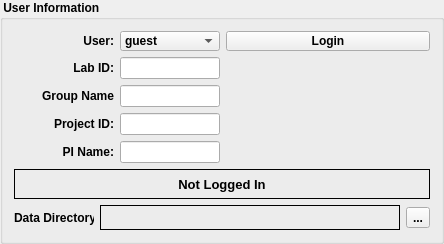
                 <widget class="QGroupBox" name="groupBox_3">
                  <property name="maximumSize">
                   <size>
                    <width>500</width>
                    <height>200</height>
                   </size>
                  </property>
                  <property name="font">
                   <font>
                    <weight>75</weight>
                    <bold>true</bold>
                   </font>
                  </property>
                  <property name="styleSheet">
                   <string notr="true"/>
                  </property>
                  <property name="title">
                   <string> User Information</string>
                  </property>
                  <layout class="QVBoxLayout" name="verticalLayout_20">
                   <item>
                    <layout class="QGridLayout" name="gridLayout_13">
                     <item row="0" column="0">
                      <widget class="QLabel" name="label_45">
                       <property name="minimumSize">
                        <size>
                         <width>100</width>
                         <height>0</height>
                        </size>
                       </property>
                       <property name="maximumSize">
                        <size>
                         <width>100</width>
                         <height>16777215</height>
                        </size>
                       </property>
                       <property name="font">
                        <font>
                         <weight>75</weight>
                         <bold>true</bold>
                        </font>
                       </property>
                       <property name="text">
                        <string>User:</string>
                       </property>
                       <property name="alignment">
                        <set>Qt::AlignRight|Qt::AlignTrailing|Qt::AlignVCenter</set>
                       </property>
                      </widget>
                     </item>
                     <item row="0" column="1">
                      <widget class="QComboBox" name="sesinfo_userNameComboBox">
                       <property name="minimumSize">
                        <size>
                         <width>100</width>
                         <height>20</height>
                        </size>
                       </property>
                       <item>
                        <property name="text">
                         <string>guest</string>
                        </property>
                       </item>
                       <item>
                        <property name="text">
                         <string>bergr</string>
                        </property>
                       </item>
                       <item>
                        <property name="text">
                         <string>bob</string>
                        </property>
                       </item>
                      </widget>
                     </item>
                     <item row="1" column="0">
                      <widget class="QLabel" name="label_84">
                       <property name="minimumSize">
                        <size>
                         <width>100</width>
                         <height>0</height>
                        </size>
                       </property>
                       <property name="maximumSize">
                        <size>
                         <width>100</width>
                         <height>16777215</height>
                        </size>
                       </property>
                       <property name="font">
                        <font>
                         <weight>75</weight>
                         <bold>true</bold>
                        </font>
                       </property>
                       <property name="text">
                        <string>Lab ID:</string>
                       </property>
                       <property name="alignment">
                        <set>Qt::AlignRight|Qt::AlignTrailing|Qt::AlignVCenter</set>
                       </property>
                      </widget>
                     </item>
                     <item row="1" column="1">
                      <widget class="QLineEdit" name="sesinfo_labIDFld">
                       <property name="enabled">
                        <bool>true</bool>
                       </property>
                       <property name="maximumSize">
                        <size>
                         <width>100</width>
                         <height>16777215</height>
                        </size>
                       </property>
                      </widget>
                     </item>
                     <item row="2" column="0">
                      <widget class="QLabel" name="label_85">
                       <property name="minimumSize">
                        <size>
                         <width>100</width>
                         <height>0</height>
                        </size>
                       </property>
                       <property name="maximumSize">
                        <size>
                         <width>100</width>
                         <height>16777215</height>
                        </size>
                       </property>
                       <property name="font">
                        <font>
                         <weight>75</weight>
                         <bold>true</bold>
                        </font>
                       </property>
                       <property name="text">
                        <string>Group Name</string>
                       </property>
                       <property name="alignment">
                        <set>Qt::AlignRight|Qt::AlignTrailing|Qt::AlignVCenter</set>
                       </property>
                      </widget>
                     </item>
                     <item row="2" column="1">
                      <widget class="QLineEdit" name="sesinfo_grpNameFld">
                       <property name="enabled">
                        <bool>true</bool>
                       </property>
                       <property name="maximumSize">
                        <size>
                         <width>100</width>
                         <height>16777215</height>
                        </size>
                       </property>
                      </widget>
                     </item>
                     <item row="3" column="0">
                      <widget class="QLabel" name="label_86">
                       <property name="minimumSize">
                        <size>
                         <width>100</width>
                         <height>0</height>
                        </size>
                       </property>
                       <property name="maximumSize">
                        <size>
                         <width>100</width>
                         <height>16777215</height>
                        </size>
                       </property>
                       <property name="font">
                        <font>
                         <weight>75</weight>
                         <bold>true</bold>
                        </font>
                       </property>
                       <property name="text">
                        <string>Project ID:</string>
                       </property>
                       <property name="alignment">
                        <set>Qt::AlignRight|Qt::AlignTrailing|Qt::AlignVCenter</set>
                       </property>
                      </widget>
                     </item>
                     <item row="3" column="1">
                      <widget class="QLineEdit" name="sesinfo_projIDFld">
                       <property name="enabled">
                        <bool>true</bool>
                       </property>
                       <property name="maximumSize">
                        <size>
                         <width>100</width>
                         <height>16777215</height>
                        </size>
                       </property>
                      </widget>
                     </item>
                     <item row="4" column="0">
                      <widget class="QLabel" name="label_87">
                       <property name="minimumSize">
                        <size>
                         <width>100</width>
                         <height>0</height>
                        </size>
                       </property>
                       <property name="maximumSize">
                        <size>
                         <width>100</width>
                         <height>16777215</height>
                        </size>
                       </property>
                       <property name="font">
                        <font>
                         <weight>75</weight>
                         <bold>true</bold>
                        </font>
                       </property>
                       <property name="text">
                        <string>PI Name:</string>
                       </property>
                       <property name="alignment">
                        <set>Qt::AlignRight|Qt::AlignTrailing|Qt::AlignVCenter</set>
                       </property>
                      </widget>
                     </item>
                     <item row="4" column="1">
                      <widget class="QLineEdit" name="sesinfo_piNameFld">
                       <property name="enabled">
                        <bool>true</bool>
                       </property>
                       <property name="maximumSize">
                        <size>
                         <width>100</width>
                         <height>16777215</height>
                        </size>
                       </property>
                      </widget>
                     </item>
                     <item row="0" column="2">
                      <widget class="QPushButton" name="sesinfo_loginBtn">
                       <property name="minimumSize">
                        <size>
                         <width>0</width>
                         <height>20</height>
                        </size>
                       </property>
                       <property name="text">
                        <string>Login</string>
                       </property>
                      </widget>
                     </item>
                    </layout>
                   </item>
                   <item>
                    <widget class="QLabel" name="sesinfo_loginStsLbl">
                     <property name="minimumSize">
                      <size>
                       <width>0</width>
                       <height>30</height>
                      </size>
                     </property>
                     <property name="maximumSize">
                      <size>
                       <width>16777215</width>
                       <height>16777215</height>
                      </size>
                     </property>
                     <property name="font">
                      <font>
                       <pointsize>10</pointsize>
                       <weight>75</weight>
                       <bold>true</bold>
                      </font>
                     </property>
                     <property name="frameShape">
                      <enum>QFrame::Box</enum>
                     </property>
                     <property name="text">
                      <string>Not Logged In</string>
                     </property>
                     <property name="alignment">
                      <set>Qt::AlignCenter</set>
                     </property>
                    </widget>
                   </item>
                   <item>
                    <layout class="QHBoxLayout" name="horizontalLayout_27">
                     <item>
                      <widget class="QLabel" name="label_98">
                       <property name="maximumSize">
                        <size>
                         <width>80</width>
                         <height>16777215</height>
                        </size>
                       </property>
                       <property name="text">
                        <string>Data Directory:</string>
                       </property>
                      </widget>
                     </item>
                     <item>
                      <widget class="QLabel" name="sesinfo_dataDirLbl">
                       <property name="minimumSize">
                        <size>
                         <width>300</width>
                         <height>25</height>
                        </size>
                       </property>
                       <property name="maximumSize">
                        <size>
                         <width>16777215</width>
                         <height>25</height>
                        </size>
                       </property>
                       <property name="frameShape">
                        <enum>QFrame::Panel</enum>
                       </property>
                       <property name="text">
                        <string/>
                       </property>
                      </widget>
                     </item>
                     <item>
                      <widget class="QToolButton" name="sesinfo_dataDirBtn">
                       <property name="text">
                        <string>...</string>
                       </property>
                       <property name="icon">
                        <iconset>
                         <normaloff>:/iconsSmall/icons/small/1318611181_8.ico</normaloff>:/iconsSmall/icons/small/1318611181_8.ico</iconset>
                       </property>
                      </widget>
                     </item>
                    </layout>
                   </item>
                  </layout>
                 </widget>
